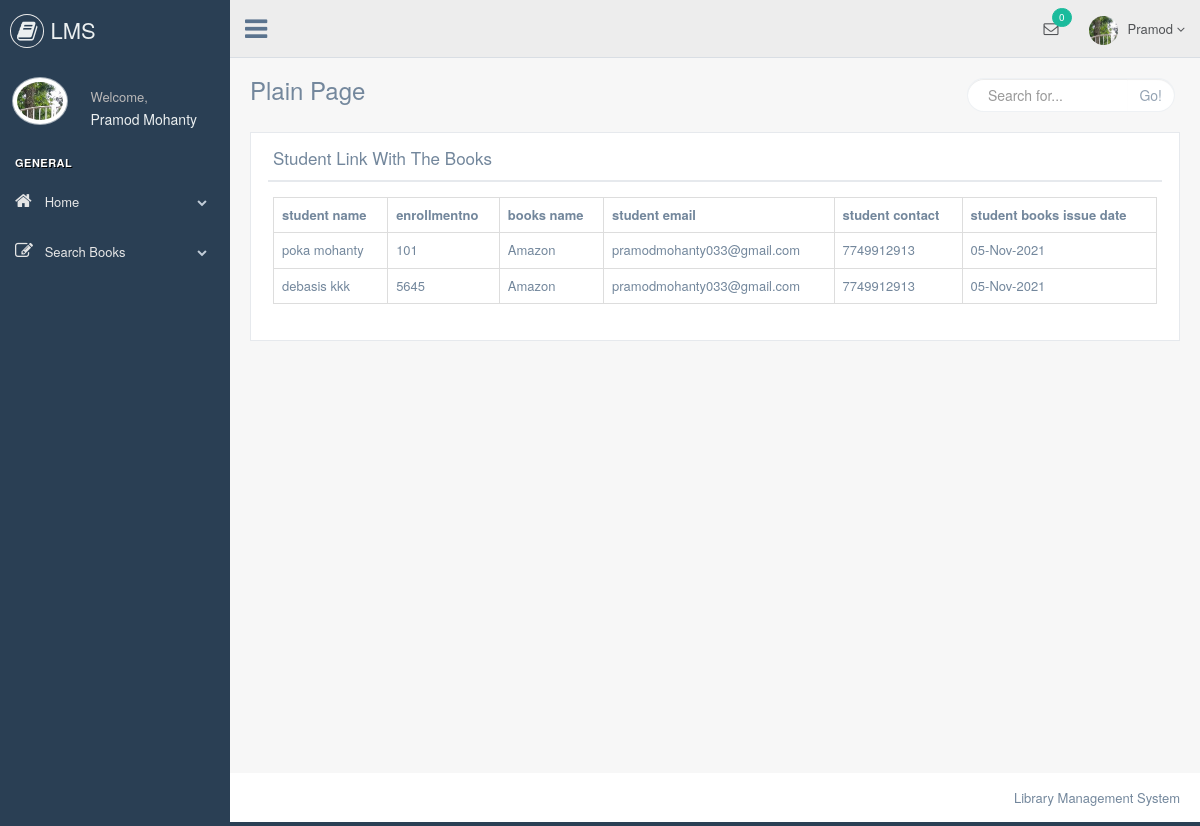
Page /allstd.php?books_name=Amazon on the committed database.
### tables this page shows
CREATE TABLE `issue_books` (
  `id` int(11) NOT NULL,
  `enrollmentno` varchar(50) NOT NULL,
  `student_name` varchar(50) NOT NULL,
  `student_sem` varchar(50) NOT NULL,
  `student_contact` varchar(50) NOT NULL,
  `student_email` varchar(50) NOT NULL,
  `books_name` varchar(50) NOT NULL,
  `books_issue_date` varchar(50) NOT NULL,
  `books_return_date` varchar(50) NOT NULL,
  `username` varchar(50) NOT NULL
);

### allstd.php (the view, shortened to what this page needs)
<?php
include "header.php";
?>
        <div class="right_col" role="main">
            <div class="">
                <div class="page-title">
                    <div class="title_left">
                        <h3>Plain Page</h3>
                    </div>
                    <div class="title_right">
                        <div class="col-md-5 col-sm-5 col-xs-12 form-group pull-right top_search">
                            <div class="input-group">
                                <input type="text" class="form-control" placeholder="Search for...">
                    <span class="input-group-btn">
                      <button class="btn btn-default" type="button">Go!</button>
                    </span>
                            </div>
                        </div>
                    </div>
                </div>
                <div class="clearfix"></div>
                <div class="row" style="min-height:500px">
                    <div class="col-md-12 col-sm-12 col-xs-12">
                        <div class="x_panel">
                            <div class="x_title">
                                <h2>Student Link With The Books</h2>
                                <div class="clearfix"></div>
                            </div>
                            <div class="x_content">
                            <?php
                            $res=mysqli_query($link,"select * from issue_books where books_name='$_GET[books_name]' && books_return_date=''");
                            echo "<table class='table table-bordered'>";
                            echo "<tr>";
                            echo "<th>";echo "student name";echo "</th>";
                            echo "<th>";echo "enrollmentno";echo "</th>";
                            echo "<th>";echo "books name";echo "</th>";
                            echo "<th>";echo "student email";echo "</th>";
                            echo "<th>";echo "student contact";echo "</th>";
                            echo "<th>";echo "student books issue date";echo "</th>";
                            echo "</tr>";
                            while($row=mysqli_fetch_array($res))
                            {
                                echo "<tr>";
                                echo "<td>";
                                echo $row["student_name"];
                                echo "</td>";
                                echo "<td>";
                                echo $row["enrollmentno"];
                                echo "</td>";
                                echo "<td>";
                                echo $row["books_name"];
                                echo "</td>";
                                echo "<td>";
                                echo $row["student_email"];
                                echo "</td>";
                                echo "<td>";
                                echo $row["student_contact"];
                                echo "</td>";
                                echo "<td>";
                                echo $row["books_issue_date"];
                                echo "</td>";
                                echo "</tr>";
                            }
                            echo "</table>";
                            ?>
                            </div>
                        </div>
                    </div>
                </div>
            </div>
        </div>
        <?php
include "footer.php";
?>

### rows in the picture
issue_books: student_name "poka mohanty", enrollmentno "101", books_name "Amazon", student_email "pramodmohanty033@gmail.com", student_contact "7749912913", books_issue_date "05-Nov-2021"
issue_books: student_name "debasis kkk", enrollmentno "5645", books_name "Amazon", student_email "pramodmohanty033@gmail.com", student_contact "7749912913", books_issue_date "05-Nov-2021"

### other values in the picture
$tot "0"
